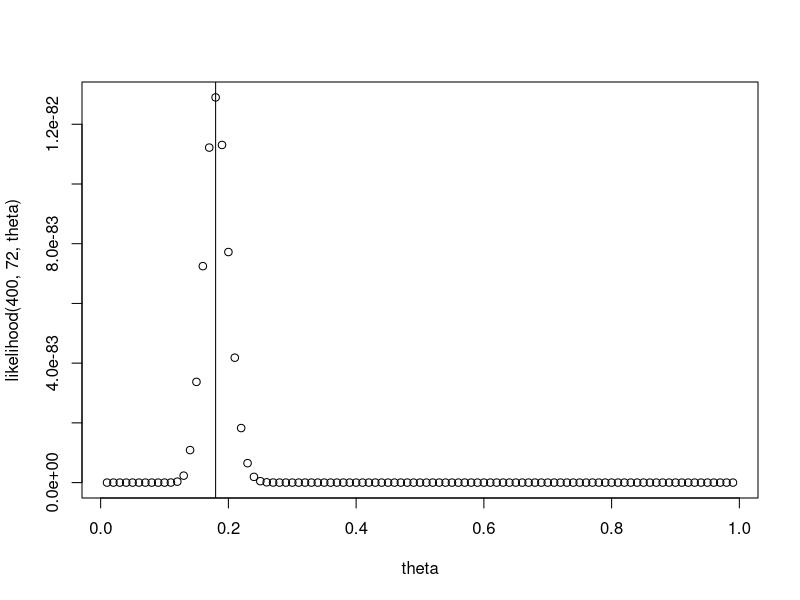
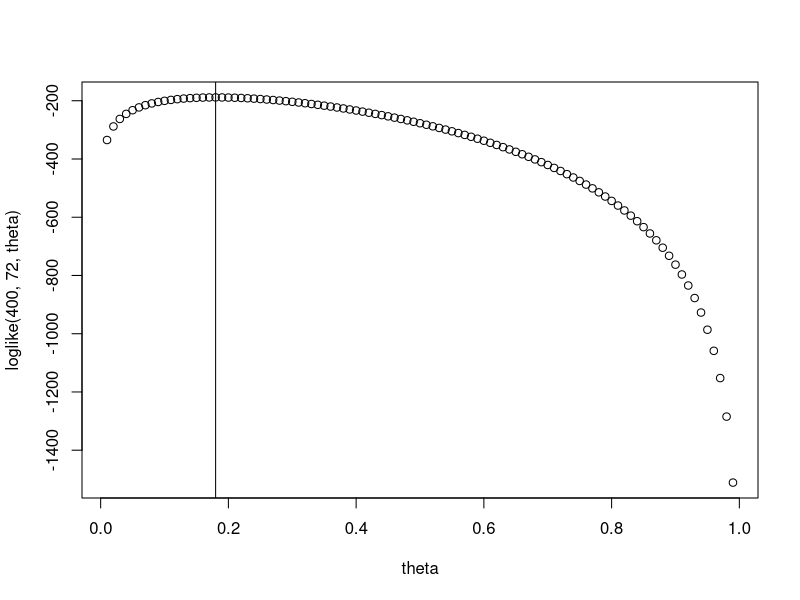
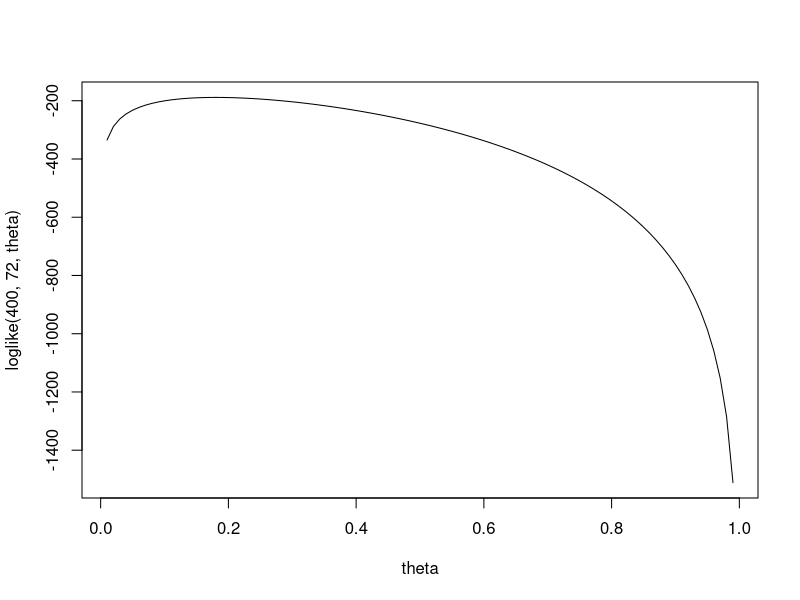
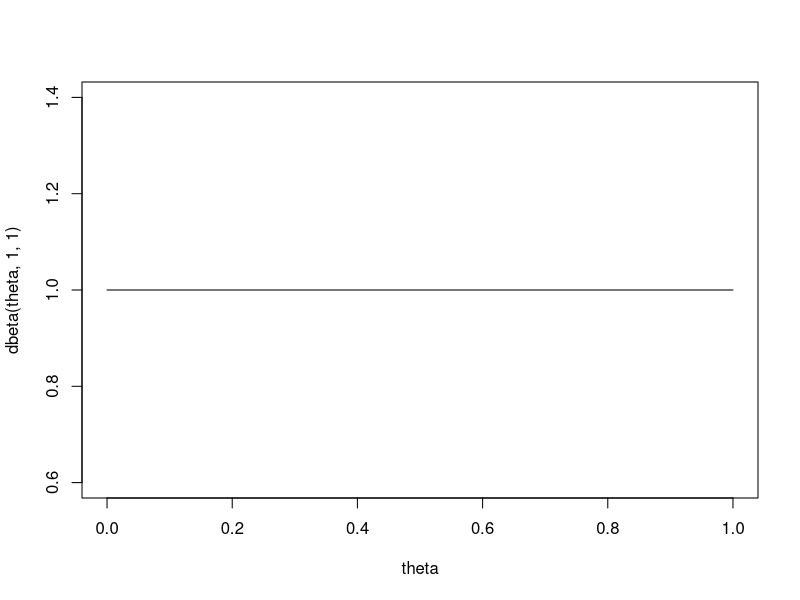
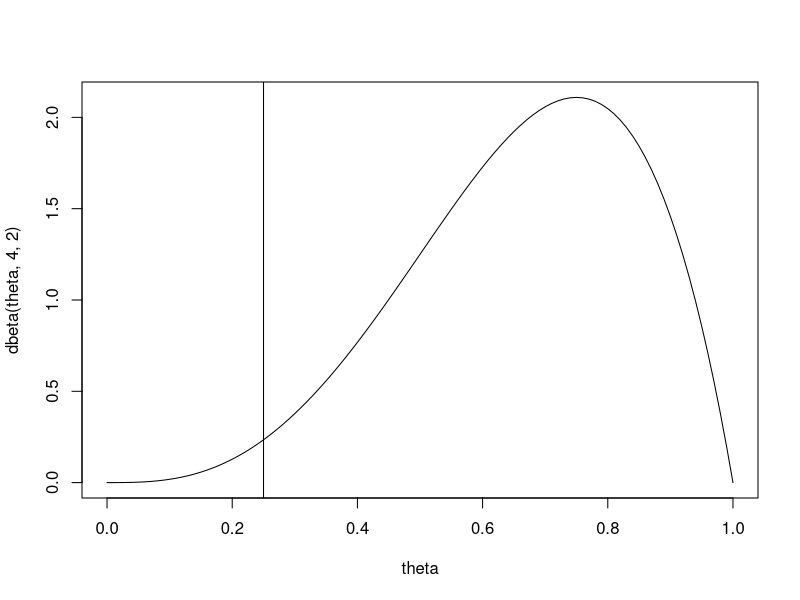
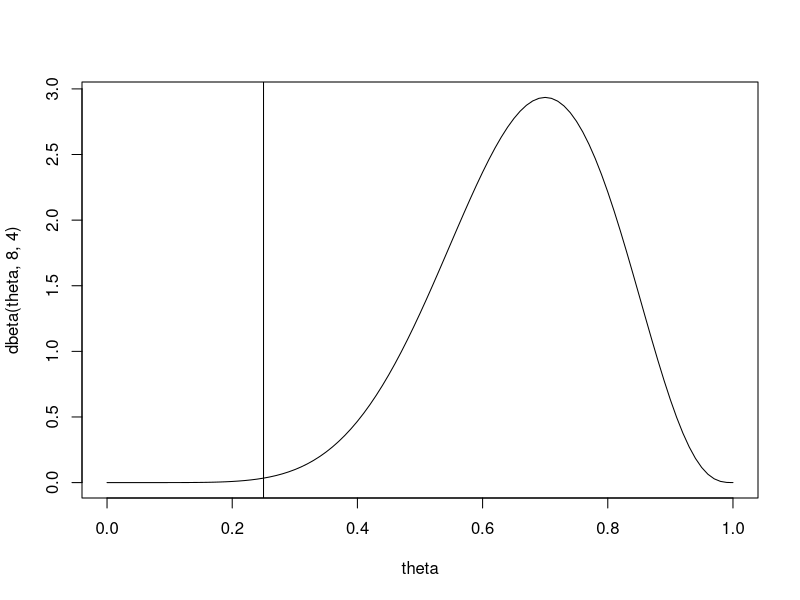
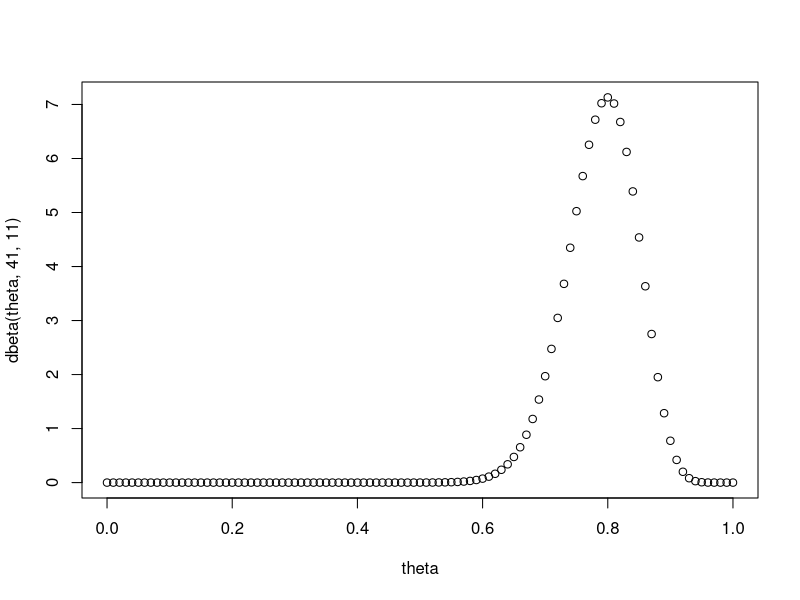
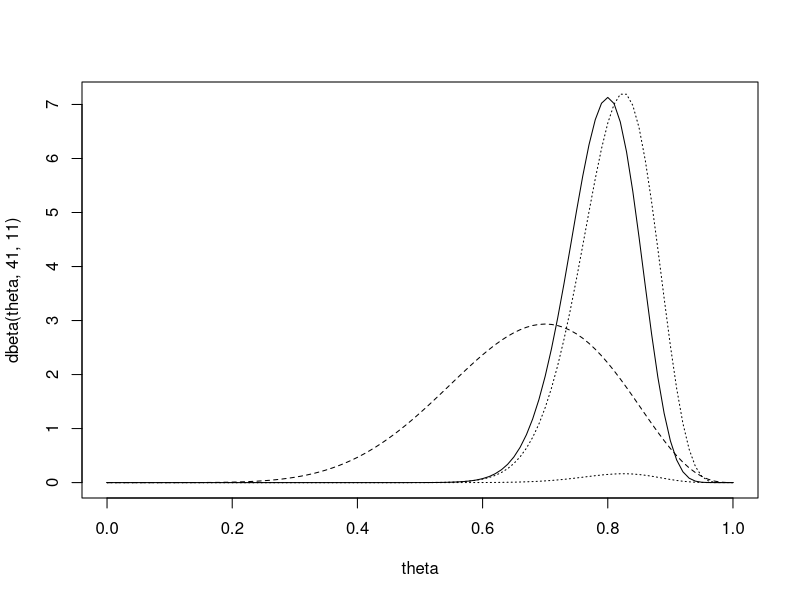

Source code (R) for these figures, in order:
## ---- chunk 1
knitr::opts_chunk$set(echo = TRUE)
## ---- chunk 2
# define a function
# spicify this function inside the '{}'
likelihood = function(n, y, theta){return(theta^y * (1 - theta)^(n - y))}

# creat (define) sequnce of points b/t 0 and 1, then plot likehood value over this sequence
theta = seq(from = 0.01, to = 0.99, by = 0.01)

plot(theta, likelihood(400, 72, theta))
abline(v = 0.18)

# from plot you can see that the max value is about '0.18'

## ---- chunk 3
# define a function

loglike = function(n, y, theta){return(y * log(theta) + (n - y) * log(1 - theta))}
plot(theta, loglike(400, 72, theta)) #is a smooth function hard to see maximun is.

abline(v = 0.18)

plot(theta, loglike(400, 72, theta), type = "l") # 'l' means line plot

## ---- chunk 4
# beta binomial conjugate analysis in working with beta and binomial distribution

# Suppose we are giving two students a multiple choice exam with 40 questions. For each questions has four choices. 
# We don't know how much the students have studied for this exam but we think that they will do better than just
# guessing randomly.

# 1. First, what are our parameters of interest?

# answer: Our parameters of interest are theta 1 being the true probability that the first student will answer a question correctly. And theta 2 being the true probability the second student will answer a question correctly.


# 2. what is our likelihood?

# answer: We're going to use the binomial likelihood, with n equals 40. And then probability is theta, either theta 1 or theta 2. And this is assuming that each question is independent and that the probability a student gets each question right is the same for all questions for that student.

## ---- chunk 5
# 3. What prior should we use?

# The conjugate prior for binomial likelihood is a beta prior.
# The information we have is that we think they will do better than just guessing randomly. So the prior mass should be largely above 0.25. But what a prior mean bigger than a half maybe say, two-thirds. So what I'm going to do is I'm going to make a sequence of possible theta values, that goes from zero to one in increments of 100th.

theta = seq(from = 0, to = 1, by = 0.01)
plot(theta, dbeta(theta, 1, 1), type = "l") # defalut
plot(theta, dbeta(theta, 4, 2), type = "l") # better than guess, maybe prior mean = 2/3 which alpha = 4, beta = 2
abline(v = 0.25)
# now the mass is higer, but some still blow 0.25


plot(theta, dbeta(theta, 8, 4), type = "l")
abline(v = 0.25)
# more better now, distribution is b/t 0.25 and 1.

## ---- chunk 6
# 4. For this prior for theta you can ask what's the prior probability that theta is greater than one quarter which
# would be guessing randomly? Theta is greater than one half or theta's greater than 0.8.

# answer: because ask greater so 1 - CDF

1 - pbeta(0.25, 8, 4)
1 - pbeta(1/2, 8, 4)
1 - pbeta(0.8, 8, 4)

## ---- chunk 7
# 5. suppose the first student takes the test and gets 33 of the 40 questions right calling their parameter theta1, 
# we can ask what's posterior distribution for their parameter? What's the posterior probabilities that would be
# greater than one quarter, one half or 0.8? What's the 95% posterior credible interval for this parameter? 

# answer: Posterior is Beta(8+33,4+40-33) = Beta(41,11)

41/(41+11)  # posterior mean
33/40       # MLE

plot(theta, dbeta(theta,41,11))

# plot posterior first to get the right scale on the y-axis
plot(theta,dbeta(theta,41,11),type="l")
lines(theta,dbeta(theta,8,4),lty=2)
# plot likelihood
lines(theta,dbinom(33,size=40,p=theta),lty=3)
# plot scaled likelihood
lines(theta,44*dbinom(33,size=40,p=theta),lty=3)

# posterior probabilities
1-pbeta(.25,41,11)
1-pbeta(.5,41,11)
1-pbeta(.8,41,11)

# equal-tailed 95% credible interval
qbeta(.025,41,11)
qbeta(.975,41,11)

## ---- chunk 8
# 6. Now thinking about the second student, suppose they get 24 questions right. What's suppose to your distribution
# for the parameter? What's suppose to your probably it's greater than one quarter, one half of 0.8, and what's a 95% credible interval for it?

# answer: Posterior is Beta(8+24,4+40-24) = Beta(32,20)
32/(32+20)  # posterior mean
24/40       # MLE

plot(theta,dbeta(theta,32,20),type="l")
lines(theta,dbeta(theta,8,4),lty=2)
lines(theta,44*dbinom(24,size=40,p=theta),lty=3)

1-pbeta(.25,32,20)
1-pbeta(.5,32,20)
1-pbeta(.8,32,20)

qbeta(.025,32,20)
qbeta(.975,32,20)

## ---- chunk 9
# 7 . Finally, what's suppose to your probability that theta1 greater than theta2? That the first student has a better chance of getting a question right than the second student.

# answer: Estimate by simulation: draw 1,000 samples from each and see how often 
#    we observe theta1>theta2

theta1=rbeta(1000,41,11)
theta2=rbeta(1000,32,20)
mean(theta1>theta2)
